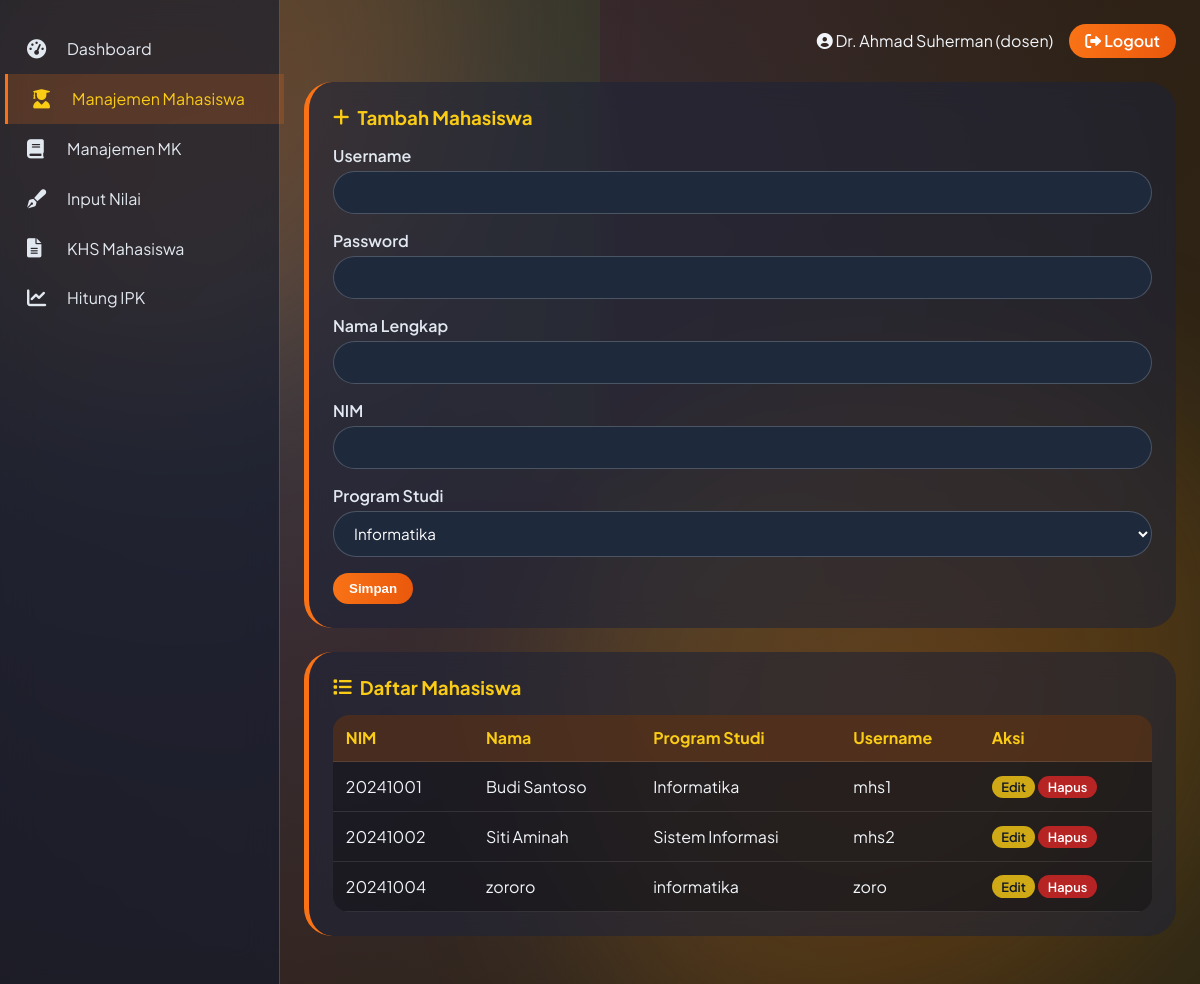
Page /Mahasiswa.php (signed in) on the committed database.
### tables this page shows
CREATE TABLE users (
                id INTEGER PRIMARY KEY AUTOINCREMENT,
                username TEXT UNIQUE,
                password TEXT,
                role TEXT,
                nama TEXT,
                nim TEXT,
                nidn TEXT,
                prodi TEXT
            );

### mahasiswa.php (the view, shortened to what this page needs)
<?php
$db = Database::getInstance()->getConnection();
$stmt = $db->query("SELECT * FROM users WHERE role = 'mahasiswa' ORDER BY nim");
$mahasiswa = $stmt->fetchAll(PDO::FETCH_ASSOC);
$editData = null;
?>
<!DOCTYPE html>
<html lang="id">
<head>
    <link rel="stylesheet" href="css/dashboard.css">
    <link rel="stylesheet" href="https://cdnjs.cloudflare.com/ajax/libs/font-awesome/6.0.0-beta3/css/all.min.css">
</head>
<body>
<div class="animated-bg"></div>
<div class="blob" style="top:-20%; left:-10%;"></div>
<div class="blob" style="bottom:-10%; right:-5%; width:60vw; height:60vw;"></div>
<div class="dashboard-container">
    <div class="sidebar">
        <a href="dashboard.php"><i class="fas fa-tachometer-alt"></i> Dashboard</a>
        <a href="mahasiswa.php" class="active"><i class="fas fa-user-graduate"></i> Manajemen Mahasiswa</a>
        <a href="matakuliah.php"><i class="fas fa-book"></i> Manajemen MK</a>
        <a href="nilai.php"><i class="fas fa-pen-fancy"></i> Input Nilai</a>
        <a href="khs.php"><i class="fas fa-file-alt"></i> KHS Mahasiswa</a>
        <a href="ipk.php"><i class="fas fa-chart-line"></i> Hitung IPK</a>
    </div>
    <div class="main-content">
        <div class="top-bar">
            <span><i class="fas fa-user-circle"></i> <?= htmlspecialchars($_SESSION['nama']) ?> (<?= $_SESSION['role'] ?>)</span>
            <a href="logout.php" class="logout-btn"><i class="fas fa-sign-out-alt"></i> Logout</a>
        </div>
        <div class="card">
            <h3><i class="fas fa-<?= $editData ? 'edit' : 'plus' ?>"></i> <?= $editData ? 'Edit Mahasiswa' : 'Tambah Mahasiswa' ?></h3>
            <form method="POST">
                <div class="form-group">
                    <label>Username</label>
                    <input type="text" name="username" required value="<?= $editData['username'] ?? '' ?>">
                </div>
                <?php if (!$editData): ?>
                    <div class="form-group">
                        <label>Password</label>
                        <input type="password" name="password" required>
                    </div>
                <?php endif; ?>
                <div class="form-group">
                    <label>Nama Lengkap</label>
                    <input type="text" name="nama" required value="<?= $editData['nama'] ?? '' ?>">
                </div>
                <div class="form-group">
                    <label>NIM</label>
                    <input type="text" name="nim" required value="<?= $editData['nim'] ?? '' ?>">
                </div>
                <div class="form-group">
                    <label>Program Studi</label>
                    <select name="prodi" required>
                        <option value="Informatika" <?= (isset($editData['prodi']) && $editData['prodi'] == 'Informatika') ? 'selected' : '' ?>>Informatika</option>
                    </select>
                </div>
                <button type="submit" class="btn btn-primary"><?= $editData ? 'Update' : 'Simpan' ?></button>
            </form>
        </div>
        <div class="card">
            <h3><i class="fas fa-list"></i> Daftar Mahasiswa</h3>
            <table class="data-table">
                <thead>
                    <tr><th>NIM</th><th>Nama</th><th>Program Studi</th><th>Username</th><th>Aksi</th></tr>
                </thead>
                <tbody>
                    <?php foreach ($mahasiswa as $m): ?>
                    <tr>
                        <td><?= htmlspecialchars($m['nim']) ?></td>
                        <td><?= htmlspecialchars($m['nama']) ?></td>
                        <td><?= htmlspecialchars($m['prodi']) ?></td>
                        <td><?= htmlspecialchars($m['username']) ?></td>
                        <td>
                            <a href="?edit=<?= $m['id'] ?>" class="btn btn-warning btn-sm">Edit</a>
                            <a href="?delete=<?= $m['id'] ?>" class="btn btn-danger btn-sm" onclick="return confirm('Yakin hapus?')">Hapus</a>
                        </td>
                    </tr>
                    <?php endforeach; ?>
                </tbody>
            </table>
        </div>
    </div>
</div>
</body>
</html>

### dashboard.css (style rules this page uses)
* { margin: 0; padding: 0; box-sizing: border-box; }
body { font-family: 'Plus Jakarta Sans', sans-serif; background: #0a0c15; color: #f1f5f9; overflow-x: hidden; min-height: 100vh; }
.animated-bg { position: fixed; top: 0; left: 0; width: 100%; height: 100%; background: radial-gradient(circle at 20% 30%, #1e2a4a, #0a0c15 80%); z-index: -2; }
.animated-bg::before { content: ''; position: absolute; width: 200%; height: 200%; top: -50%; left: -50%; background: conic-gradient(from 0deg, #f97316, #facc15, #f97316, #facc15); animation: rotateBg 20s linear infinite; opacity: 0.15; z-index: -1; }
.blob { position: fixed; width: 50vw; height: 50vw; background: radial-gradient(circle, rgba(249,115,22,0.25), rgba(250,204,21,0.08)); border-radius: 62% 38% 72% 28% / 45% 32% 68% 55%; filter: blur(80px); z-index: -1; animation: blobMove 20s infinite alternate; }
.dashboard-container { display: flex; min-height: 100vh; position: relative; z-index: 2; }
.sidebar { width: 280px; background: rgba(15, 25, 45, 0.6); backdrop-filter: blur(16px); border-right: 1px solid rgba(255,215,0,0.25); padding: 1.5rem 0; flex-shrink: 0; }
.sidebar a { display: flex; align-items: center; gap: 1rem; padding: 0.9rem 1.5rem; color: #e2e8f0; text-decoration: none; transition: 0.2s; border-left: 3px solid transparent; }
.sidebar a i { width: 24px; font-size: 1.2rem; }
.sidebar a:hover, .sidebar a.active { background: rgba(249,115,22,0.2); border-left-color: #f97316; color: #facc15; transform: translateX(5px); }
.main-content { flex: 1; padding: 1.5rem; overflow-y: auto; }
.top-bar { display: flex; justify-content: flex-end; align-items: center; margin-bottom: 1.5rem; gap: 1rem; }
.logout-btn { background: linear-gradient(95deg, #f97316, #ea580c); padding: 0.4rem 1rem; border-radius: 40px; text-decoration: none; color: white; font-weight: 600; transition: 0.2s; }
.card { background: rgba(30, 35, 55, 0.6); backdrop-filter: blur(12px); border-radius: 28px; padding: 1.5rem; margin-bottom: 1.5rem; border-left: 5px solid #f97316; transition: transform 0.2s; }
.card h3 { margin-bottom: 1rem; display: flex; align-items: center; gap: 0.5rem; color: #facc15; }
.form-group { margin-bottom: 1rem; }
.form-group label { display: block; margin-bottom: 0.3rem; font-weight: 600; color: #e2e8f0; }
.form-group input, .form-group select, .form-group textarea { width: 100%; padding: 0.7rem 1rem; background: #1e293b; border: 1px solid rgba(255,255,255,0.2); border-radius: 60px; color: #ffffff; font-family: inherit; font-size: 0.95rem; }
.form-group select option { background: #1e293b; color: #ffffff; }
.btn { padding: 0.5rem 1rem; border-radius: 40px; border: none; font-weight: 600; cursor: pointer; text-decoration: none; display: inline-block; transition: 0.2s; }
.btn-primary { background: linear-gradient(95deg, #f97316, #ea580c); color: white; }
.btn-warning { background: rgba(250,204,21,0.8); color: #0f172a; }
.btn-danger { background: rgba(220,38,38,0.8); color: white; }
.btn-sm { padding: 0.2rem 0.6rem; font-size: 0.8rem; }
.data-table { width: 100%; background: rgba(0,0,0,0.3); border-radius: 1rem; overflow: hidden; border-collapse: collapse; }
.data-table th, .data-table td { padding: 0.8rem; text-align: left; border-bottom: 1px solid rgba(255,255,255,0.1); }
.data-table th { background: rgba(249,115,22,0.2); color: #facc15; }

### rows in the picture
users: nim "20241001", nama "Budi Santoso", prodi "Informatika", username "mhs1"
users: nim "20241002", nama "Siti Aminah", prodi "Sistem Informasi", username "mhs2"
users: nim "20241004", nama "zororo", prodi "informatika", username "zoro"

### other values in the picture
$_SESSION['nama'] "Dr. Ahmad Suherman"
$_SESSION['role'] "dosen"
